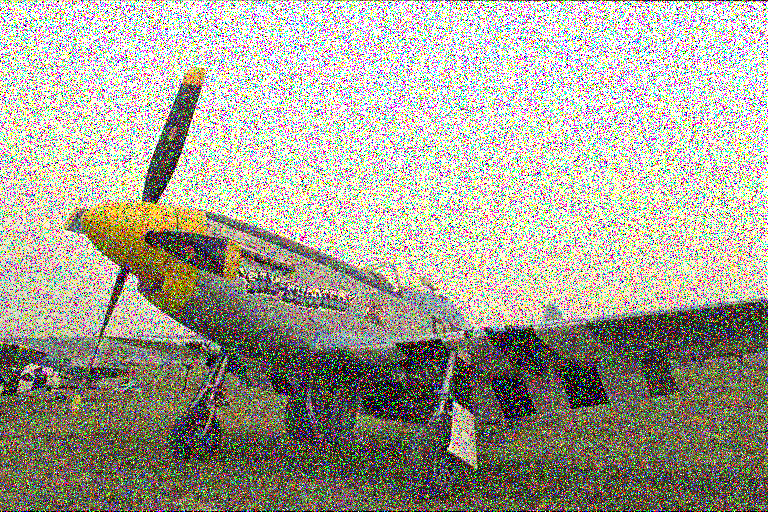
%> input picture Image_Denoising_Dataset/RGB_Images/Noisy_Images/20.png, 768 x 512 px
$ octave Color_Images.m   (GNU Octave 9; MATLAB toolbox functions it lacks are replaced by stand-ins)
%> lines starting %> are read from the running program, lines starting %| are printed output that depends on the picture
% Main Script for Colored Images
I = imread("F:\Image_Denoising_Dataset\RGB_Images\Noisy_Images\20.png"); %Path_to_Noisy_Image
%> I is the input picture: size 512x768x3 uint8; mean R, G, B 164.3, 161.6, 146.6
% I = imresize(I,[512,512]);
I = double(I);  % Convert to double for calculations
%> I: size 512x768x3 double
[rows, cols] = size(I);
%> rows = 512; cols = 2304
% Check if the image is RGB
if size(I, 3) == 3
    % Split the RGB image into channels
    red_channel = I(:, :, 1);
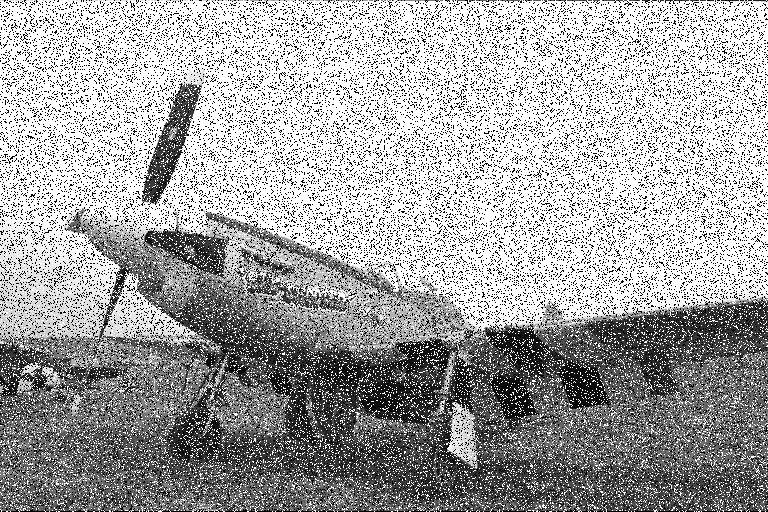
%> red_channel: size 512x768 double; min 0, max 255, mean 164.3
    green_channel = I(:, :, 2);
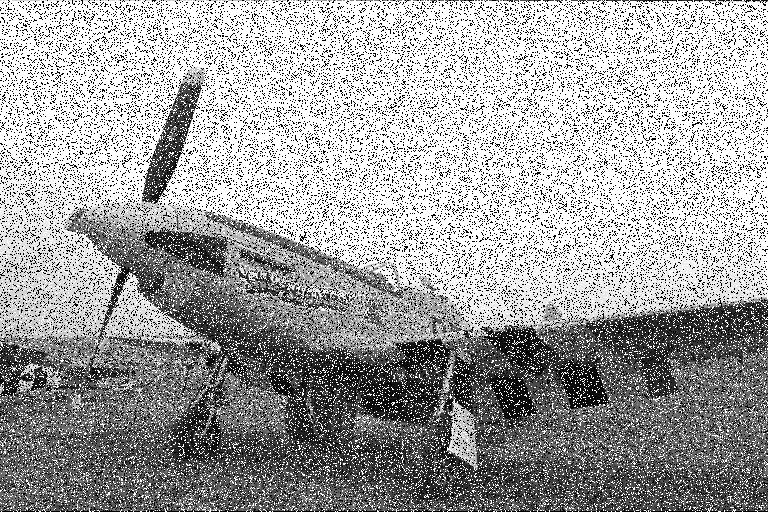
%> green_channel: size 512x768 double; min 0, max 255, mean 161.6
    blue_channel = I(:, :, 3);
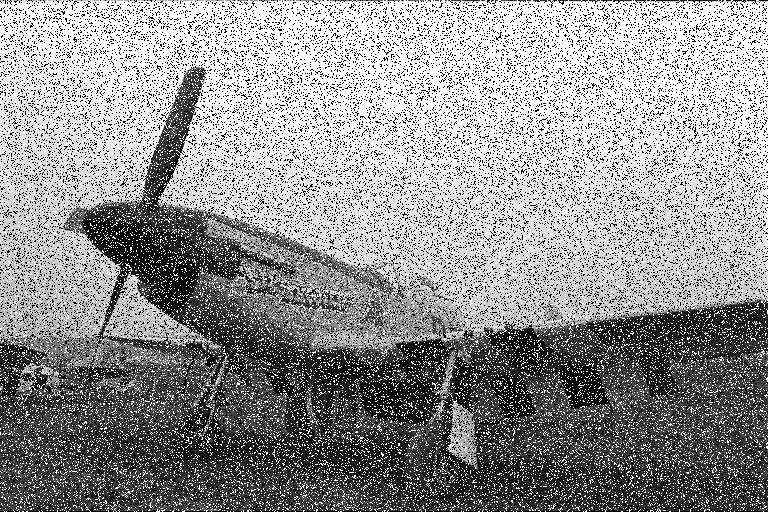
%> blue_channel: size 512x768 double; min 0, max 255, mean 146.6

    % Process each channel
%> the run ends on the next line
    noise_map_red = process_image(red_channel);
% [28 lines not run here, left out]
function [noise_map]= process_image(I)
    % [4 lines of commented-out code are left out]
    I = double(I);  % Convert to double for calculation
    [rows, cols] = size(I);

    % Parameters
    noise_threshold = 30;
    intensity_threshold = 20;
    S_ref = 20;
    extreme_values = [0,255];

    % Initialize output image and noise map
    denoised_image = I;
    noise_map = zeros(rows, cols);  % 1 if noisy, 0 if non-noisy

    % Corrected function to check ambivalence
    is_ambivalent = @(pixel, neighbors_non_extreme, intensity_threshold) ...
        ismember(pixel, extreme_values) || all(abs(pixel - neighbors_non_extreme) > intensity_threshold);

    % Main loop for processing each pixel
    for i = 1:rows
        for j = 1:cols
            window_size = 1;
            noisy_pixel_found = false;
            max_window_size = min(min(min(i-1, rows-i), min(j-1, cols-j)),floor(sqrt(min(rows,cols))));
            % max_window_size = floor(sqrt(max(rows,cols)));

            while ~noisy_pixel_found && window_size <= max_window_size
                % Define window boundaries
                x_min = max(1, i - window_size);
                x_max = min(rows, i + window_size);
                y_min = max(1, j - window_size);
                y_max = min(cols, j + window_size);
                window = I(x_min:x_max, y_min:y_max);
                Ia = I(i, j);
                neighbors = window(:);  % Keep original neighbors (including extreme values)
                neighbors_non_extremes = neighbors(~ismember(neighbors, extreme_values));  % Exclude extremes
                if isempty(neighbors_non_extremes)
                    neighbors_non_extremes = neighbors;  % Fallback to original neighbors
                end
                current_pixel = Ia;

                % Step: Check for ambivalence using non-extreme neighbors
                ambivalent = is_ambivalent(Ia, neighbors_non_extremes, intensity_threshold);
                neighbors_1 = neighbors_non_extremes(neighbors_non_extremes ~= current_pixel);
                num_ambivalent = sum(arrayfun(@(p) is_ambivalent(p, neighbors_1, intensity_threshold), neighbors_non_extremes));
                num_pixels = numel(neighbors);
                app = (num_ambivalent / num_pixels) * 100;  % Ambivalent Pixel Percentage (APP)

                % Step: Noise detection based on APP
                if num_ambivalent == 1
                    % noisy_pixel_found = true;
                    noise_map(i, j) = 1;
                    break;
                end

                if num_ambivalent > 1
                    % Calculate MSI if APP is insufficient for noise detection
                    wp_ref = round(0.3 * numel(neighbors));
                    SIR = abs(neighbors_non_extremes - Ia);
                    SIR_sorted = sort(SIR, 'ascend');
                    MSI = sum(SIR_sorted / S_ref) - wp_ref;

                    if app <= noise_threshold
                        if ismember(Ia, extreme_values)
                            noisy_pixel_found = true;
                            noise_map(i, j) = 1;
                        else
                            if MSI > 0
                                noisy_pixel_found = true;
                                noise_map(i, j) = 1;
                            else
                                if window_size >= max_window_size
                                    noisy_pixel_found = true;
                                    noise_map(i, j) = 0;
                                else
                                    window_size = window_size + 1;
                                end
                            end
                        end
                    else
                        if MSI > 0
                            noisy_pixel_found = true;
                            noise_map(i, j) = 1;
                        else
                            if window_size >= max_window_size
                                noisy_pixel_found = true;
                                noise_map(i, j) = 0;
                            else
                                window_size = window_size + 1;
                            end
                        end
                    end
                else
                    noise_map(i, j) = 0;
                    noisy_pixel_found = true;
                end
            end
        end
    end

    % Display original and denoised images
    figure;
    subplot(1, 2, 1);
    imshow(uint8(I));  % Original Image
    title('Original Image');
    subplot(1, 2, 2);
    imshow(noise_map, []);
    title('Noise Map');
end
